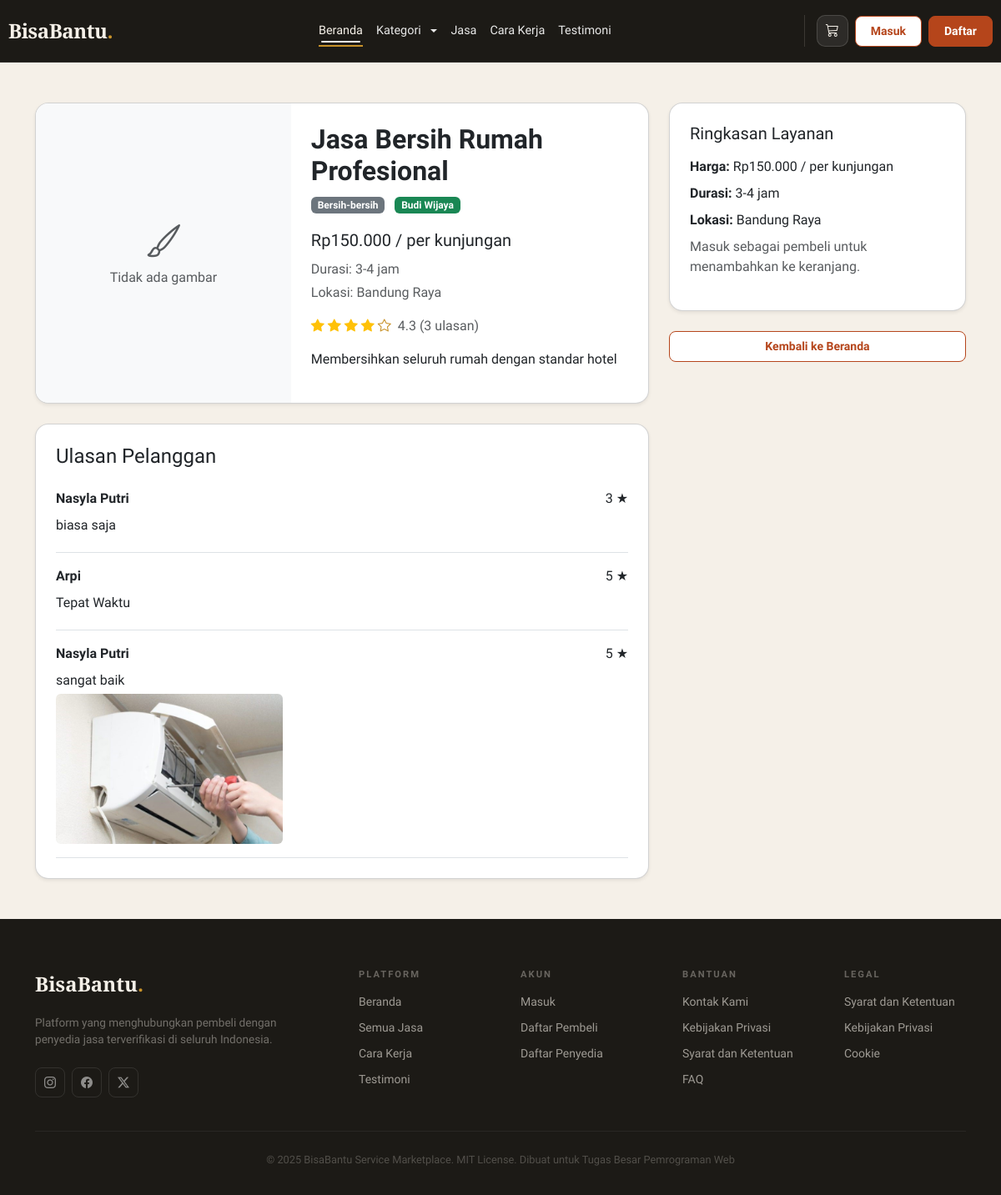
Before: /index.php?page=service_detail&id=1 with the older database file.
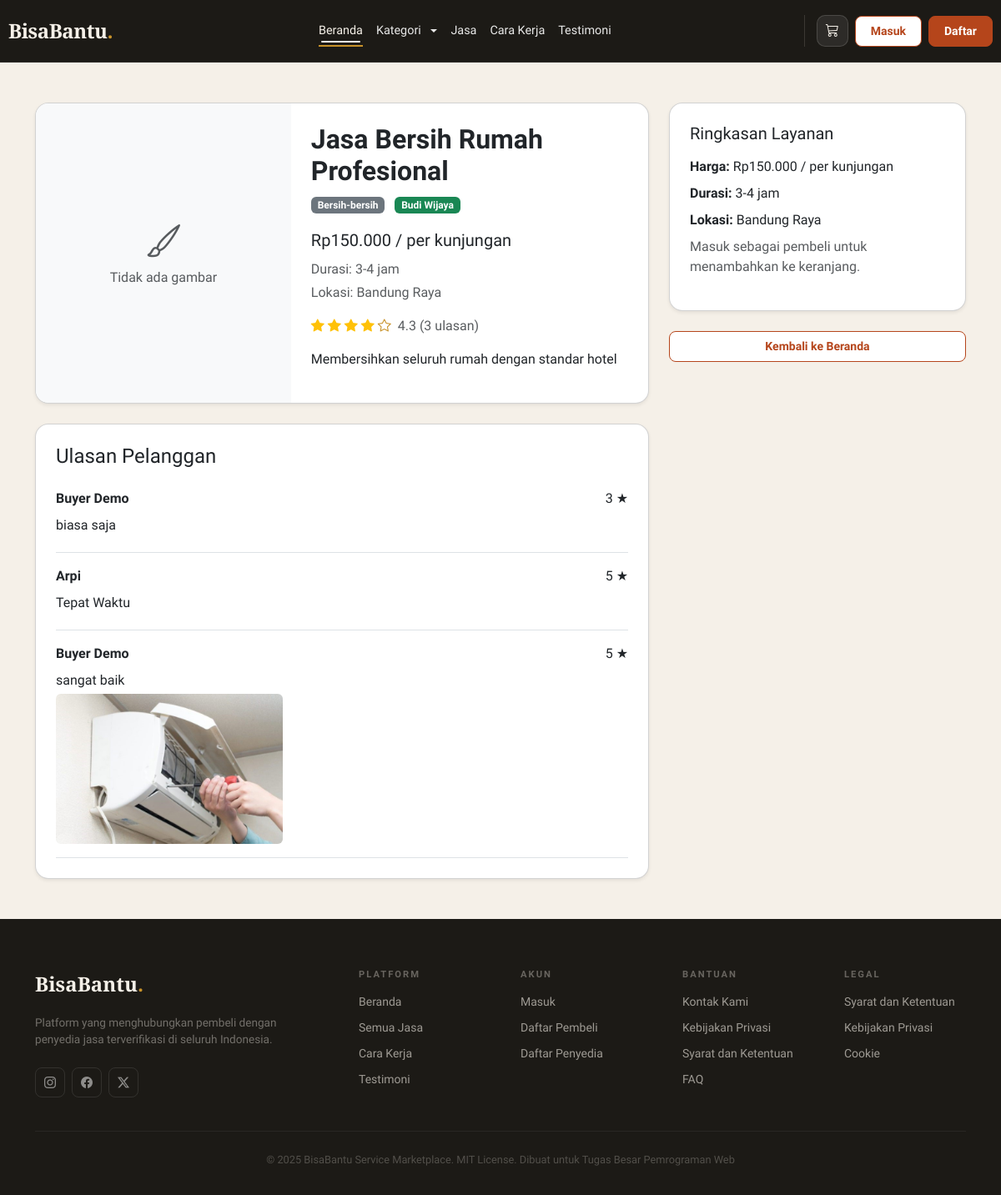
After: the same page with the newer database file.
### tables this page shows
CREATE TABLE `reviews` (
  `id` int NOT NULL AUTO_INCREMENT,
  `service_id` int NOT NULL,
  `order_id` int NOT NULL,
  `user_id` int NOT NULL,
  `rating` tinyint(1) NOT NULL,
  `comment` text,
  `image` varchar(255) DEFAULT NULL,
  `created_at` timestamp NOT NULL DEFAULT CURRENT_TIMESTAMP,
  PRIMARY KEY (`id`),
  UNIQUE KEY `order_id` (`order_id`),
  KEY `service_id` (`service_id`),
  KEY `user_id` (`user_id`),
  CONSTRAINT `reviews_ibfk_1` FOREIGN KEY (`service_id`) REFERENCES `services` (`id`) ON DELETE CASCADE,
  CONSTRAINT `reviews_ibfk_2` FOREIGN KEY (`order_id`) REFERENCES `orders` (`id`) ON DELETE CASCADE,
  CONSTRAINT `reviews_ibfk_3` FOREIGN KEY (`user_id`) REFERENCES `users` (`id`) ON DELETE CASCADE,
  CONSTRAINT `reviews_chk_1` CHECK ((`rating` between 1 and 5))
);

CREATE TABLE `users` (
  `id` int NOT NULL AUTO_INCREMENT,
  `name` varchar(100) NOT NULL,
  `email` varchar(100) NOT NULL,
  `password` varchar(255) NOT NULL,
  `role` enum('buyer','provider','admin') NOT NULL,
  `is_verified` tinyint(1) DEFAULT '0',
  `phone` varchar(20) DEFAULT NULL,
  `address` text,
  `remember_token` varchar(255) DEFAULT NULL,
  `profile_photo` varchar(255) DEFAULT NULL,
  `created_at` timestamp NOT NULL DEFAULT CURRENT_TIMESTAMP,
  `updated_at` timestamp NOT NULL DEFAULT CURRENT_TIMESTAMP ON UPDATE CURRENT_TIMESTAMP,
  PRIMARY KEY (`id`),
  UNIQUE KEY `email` (`email`)
);

### src/models/ServiceModel.php (called while the page is built, shortened)
<?php
class ServiceModel {
    private $pdo;
    public function __construct($pdo) {
        $this->pdo = $pdo;
    }
    public function getById($id) {
        $stmt = $this->pdo->prepare('
            SELECT s.*, u.name as provider_name, u.is_verified as provider_verified, c.name as category_name,
                   COALESCE(AVG(r.rating), 0) as avg_rating,
                   COUNT(r.id) as review_count
            FROM services s
            JOIN users u ON s.provider_id = u.id
            JOIN categories c ON s.category_id = c.id
            LEFT JOIN reviews r ON r.service_id = s.id
            WHERE s.id = ?
            GROUP BY s.id
        ');
        $stmt->execute([$id]);
        return $stmt->fetch();
    }
}

### src/helpers/functions.php (called while the page is built, shortened)
<?php
function base_url($path = '') {
    $scheme = (!empty($_SERVER['HTTPS']) && $_SERVER['HTTPS'] !== 'off') ? 'https' : 'http';
    $host = $_SERVER['HTTP_HOST'] ?? 'localhost';
    $scriptDir = rtrim(dirname($_SERVER['SCRIPT_NAME']), '/\\');
    $base = $scheme . '://' . $host . $scriptDir;
    return rtrim($base, '/\\') . '/' . ltrim($path, '/\\');
}
function e($value) {
    return htmlspecialchars($value, ENT_QUOTES, 'UTF-8');
}

### src/models/ReviewModel.php (called while the page is built, shortened)
<?php
class ReviewModel {
    private $pdo;
    public function __construct($pdo) {
        $this->pdo = $pdo;
    }
    public function getByService($service_id) {
        $stmt = $this->pdo->prepare('
            SELECT r.*, u.name as reviewer_name
            FROM reviews r
            JOIN users u ON r.user_id = u.id
            WHERE r.service_id = ?
            ORDER BY r.created_at DESC
        ');
        $stmt->execute([$service_id]);
        return $stmt->fetchAll();
    }
}

### src/views/buyer/service_detail.php (the view, shortened to what the changed rows need)
<?php
require_once __DIR__ . '/../../models/ServiceModel.php';
require_once __DIR__ . '/../../models/ReviewModel.php';
$serviceModel = new ServiceModel($pdo);
$reviewModel = new ReviewModel($pdo);
$serviceId = (int) ($_GET['id'] ?? 0);
$service = $serviceModel->getById($serviceId);
$reviews = $reviewModel->getByService($serviceId);
?>
<div class="container py-5">
    <div class="row gy-4">
        <div class="col-lg-8">
            <div class="card rounded-4 shadow-sm overflow-hidden">
                <div class="row g-0">
                    <div class="col-md-7 p-4">
                        <h2 class="fw-bold"><?= e($service['title']) ?></h2>
                    </div>
                </div>
            </div>
            <div class="card rounded-4 shadow-sm p-4 mt-4">
                <?php if (empty($reviews)): ?>
                    <p class="text-muted">Belum ada ulasan untuk layanan ini.</p>
                <?php else: ?>
                    <?php foreach ($reviews as $review): ?>
                        <div class="border-bottom py-3">
                            <div class="d-flex justify-content-between align-items-center mb-2">
                                <strong><?= e($review['reviewer_name']) ?></strong>
                                <span><?= e($review['rating']) ?> ★</span>
                            </div>
                            <p class="mb-1"><?= e($review['comment']) ?></p>
                            <?php if ($review['image']): ?>
                                <img src="<?= e(base_url('src/assets/uploads/reviews/' . $review['image'])) ?>" alt="Review image" class="img-fluid rounded" style="max-height: 180px; object-fit: cover;">
                            <?php endif; ?>
                        </div>
                    <?php endforeach; ?>
                <?php endif; ?>
            </div>
        </div>
    </div>
</div>

Changed rows visible on the page:
changed through a linked row, reviews "biasa saja": user.name "Nasyla Putri" → "Buyer Demo"
changed through a linked row, reviews "sangat baik": user.name "Nasyla Putri" → "Buyer Demo"
